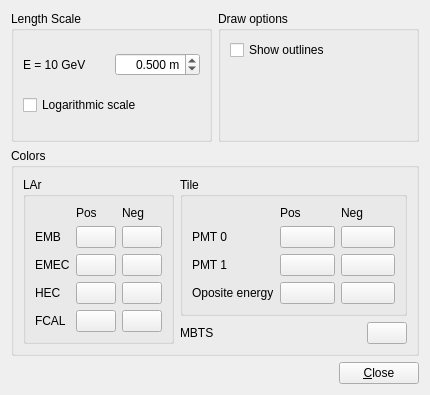
<ui version="4.0" >
 <class>frmCaloCellVisOptions</class>
 <widget class="QWidget" name="frmCaloCellVisOptions" >
  <property name="geometry" >
   <rect>
    <x>0</x>
    <y>0</y>
    <width>430</width>
    <height>395</height>
   </rect>
  </property>
  <property name="windowTitle" >
   <string>Calo Cell VisOptions</string>
  </property>
  <layout class="QGridLayout" name="gridLayout_5" >
   <item row="0" column="0" >
    <widget class="QGroupBox" name="grbxScale" >
     <property name="title" >
      <string>Length Scale</string>
     </property>
     <layout class="QGridLayout" name="gridLayout_4" >
      <item row="0" column="0" >
       <widget class="QLabel" name="lblScale" >
        <property name="text" >
         <string>E = 10 GeV</string>
        </property>
       </widget>
      </item>
      <item row="0" column="1" >
       <widget class="QDoubleSpinBox" name="dspbxScale" >
        <property name="toolTip" >
         <string>Set the absolute energy scale. The value here will be the length of a cluster with an energy of 10 GeV.</string>
        </property>
        <property name="alignment" >
         <set>Qt::AlignRight|Qt::AlignTrailing|Qt::AlignVCenter</set>
        </property>
        <property name="prefix" >
         <string/>
        </property>
        <property name="suffix" >
         <string> m</string>
        </property>
        <property name="decimals" >
         <number>3</number>
        </property>
        <property name="minimum" >
         <double>0.001000000000000</double>
        </property>
        <property name="maximum" >
         <double>9.990000000000000</double>
        </property>
        <property name="singleStep" >
         <double>0.050000000000000</double>
        </property>
        <property name="value" >
         <double>0.500000000000000</double>
        </property>
       </widget>
      </item>
      <item row="1" column="0" colspan="2" >
       <widget class="QCheckBox" name="chbxLogscale" >
        <property name="text" >
         <string>Logarithmic scale</string>
        </property>
       </widget>
      </item>
     </layout>
    </widget>
   </item>
   <item row="0" column="1" >
    <widget class="QGroupBox" name="grbxDrawOptions" >
     <property name="title" >
      <string>Draw options</string>
     </property>
     <layout class="QGridLayout" name="gridLayout_3" >
      <item row="0" column="0" >
       <widget class="QCheckBox" name="chbxShowOutlines" >
        <property name="text" >
         <string>Show outlines</string>
        </property>
       </widget>
      </item>
      <item row="1" column="0" >
       <widget class="VP1DrawOptionsWidget" native="1" name="wdgDrawOptions" />
      </item>
     </layout>
    </widget>
   </item>
   <item row="1" column="0" colspan="2" >
    <widget class="QGroupBox" name="grbxColors" >
     <property name="title" >
      <string>Colors</string>
     </property>
     <layout class="QGridLayout" name="gridLayout_2" >
      <item rowspan="2" row="0" column="0" >
       <widget class="QGroupBox" name="grbxLArColors" >
        <property name="title" >
         <string>LAr</string>
        </property>
        <layout class="QGridLayout" name="_2" >
         <item row="0" column="1" >
          <widget class="QLabel" name="lblLArPosColor" >
           <property name="text" >
            <string>Pos</string>
           </property>
          </widget>
         </item>
         <item row="0" column="2" >
          <widget class="QLabel" name="lblLArNegColor" >
           <property name="text" >
            <string>Neg</string>
           </property>
          </widget>
         </item>
         <item row="1" column="0" >
          <widget class="QLabel" name="lblLArEMBColor" >
           <property name="text" >
            <string>EMB</string>
           </property>
          </widget>
         </item>
         <item row="1" column="1" >
          <widget class="VP1MaterialButton" name="matbutLArEMBColorPos" >
           <property name="text" >
            <string/>
           </property>
          </widget>
         </item>
         <item row="1" column="2" >
          <widget class="VP1MaterialButton" name="matbutLArEMBColorNeg" >
           <property name="text" >
            <string/>
           </property>
          </widget>
         </item>
         <item row="2" column="0" >
          <widget class="QLabel" name="lblLArEMECColor" >
           <property name="text" >
            <string>EMEC</string>
           </property>
          </widget>
         </item>
         <item row="2" column="1" >
          <widget class="VP1MaterialButton" name="matbutLArEMECColorPos" >
           <property name="text" >
            <string/>
           </property>
          </widget>
         </item>
         <item row="2" column="2" >
          <widget class="VP1MaterialButton" name="matbutLArEMECColorNeg" >
           <property name="text" >
            <string/>
           </property>
          </widget>
         </item>
         <item row="3" column="0" >
          <widget class="QLabel" name="lblLArHECColor" >
           <property name="text" >
            <string>HEC</string>
           </property>
          </widget>
         </item>
         <item row="3" column="1" >
          <widget class="VP1MaterialButton" name="matbutLArHECColorPos" >
           <property name="text" >
            <string/>
           </property>
          </widget>
         </item>
         <item row="3" column="2" >
          <widget class="VP1MaterialButton" name="matbutLArHECColorNeg" >
           <property name="text" >
            <string/>
           </property>
          </widget>
         </item>
         <item row="4" column="0" >
          <widget class="QLabel" name="lblLArFCALColor" >
           <property name="text" >
            <string>FCAL</string>
           </property>
          </widget>
         </item>
         <item row="4" column="1" >
          <widget class="VP1MaterialButton" name="matbutLArFCALColorPos" >
           <property name="text" >
            <string/>
           </property>
          </widget>
         </item>
         <item row="4" column="2" >
          <widget class="VP1MaterialButton" name="matbutLArFCALColorNeg" >
           <property name="text" >
            <string/>
           </property>
          </widget>
         </item>
        </layout>
       </widget>
      </item>
      <item row="0" column="1" colspan="3" >
       <widget class="QGroupBox" name="grbxTileColors" >
        <property name="title" >
         <string>Tile</string>
        </property>
        <layout class="QGridLayout" name="gridLayout" >
         <property name="margin" >
          <number>9</number>
         </property>
         <item row="0" column="1" >
          <widget class="QLabel" name="lblTilePosColor" >
           <property name="text" >
            <string>Pos</string>
           </property>
          </widget>
         </item>
         <item row="0" column="2" >
          <widget class="QLabel" name="lblTileNegColor" >
           <property name="text" >
            <string>Neg</string>
           </property>
          </widget>
         </item>
         <item row="1" column="0" >
          <widget class="QLabel" name="lblTileColorPMT0" >
           <property name="text" >
            <string>PMT 0</string>
           </property>
          </widget>
         </item>
         <item row="1" column="1" >
          <widget class="VP1MaterialButton" name="matbutTileColorPosPMT0" >
           <property name="text" >
            <string/>
           </property>
          </widget>
         </item>
         <item row="1" column="2" >
          <widget class="VP1MaterialButton" name="matbutTileColorNegPMT0" >
           <property name="text" >
            <string/>
           </property>
          </widget>
         </item>
         <item row="2" column="0" >
          <widget class="QLabel" name="lblTileColorPMT1" >
           <property name="text" >
            <string>PMT 1</string>
           </property>
          </widget>
         </item>
         <item row="2" column="1" >
          <widget class="VP1MaterialButton" name="matbutTileColorPosPMT1" >
           <property name="text" >
            <string/>
           </property>
          </widget>
         </item>
         <item row="2" column="2" >
          <widget class="VP1MaterialButton" name="matbutTileColorNegPMT1" >
           <property name="text" >
            <string/>
           </property>
          </widget>
         </item>
         <item row="3" column="0" >
          <widget class="QLabel" name="lblTileColorOposite" >
           <property name="text" >
            <string>Oposite energy</string>
           </property>
          </widget>
         </item>
         <item row="3" column="1" >
          <widget class="VP1MaterialButton" name="matbutTileColorPosNeg" >
           <property name="text" >
            <string/>
           </property>
          </widget>
         </item>
         <item row="3" column="2" >
          <widget class="VP1MaterialButton" name="matbutTileColorNegPos" >
           <property name="text" >
            <string/>
           </property>
          </widget>
         </item>
        </layout>
       </widget>
      </item>
      <item row="1" column="1" >
       <widget class="QLabel" name="lblMbtsColor" >
        <property name="text" >
         <string>MBTS</string>
        </property>
       </widget>
      </item>
      <item row="1" column="2" >
       <spacer name="horizontalSpacer" >
        <property name="orientation" >
         <enum>Qt::Horizontal</enum>
        </property>
        <property name="sizeHint" stdset="0" >
         <size>
          <width>40</width>
          <height>20</height>
         </size>
        </property>
       </spacer>
      </item>
      <item row="1" column="3" >
       <widget class="VP1MaterialButton" name="matbutMbts" >
        <property name="text" >
         <string/>
        </property>
       </widget>
      </item>
     </layout>
    </widget>
   </item>
   <item row="2" column="0" colspan="2" >
    <layout class="QHBoxLayout" name="horizontalLayout" >
     <item>
      <spacer name="horizontalSpacer_2" >
       <property name="orientation" >
        <enum>Qt::Horizontal</enum>
       </property>
       <property name="sizeHint" stdset="0" >
        <size>
         <width>268</width>
         <height>20</height>
        </size>
       </property>
      </spacer>
     </item>
     <item>
      <widget class="QPushButton" name="pushButton_close" >
       <property name="text" >
        <string>&amp;Close</string>
       </property>
      </widget>
     </item>
    </layout>
   </item>
  </layout>
 </widget>
 <customwidgets>
  <customwidget>
   <class>VP1DrawOptionsWidget</class>
   <extends>QWidget</extends>
   <header>VP1Base/VP1DrawOptionsWidget.h</header>
   <container>1</container>
  </customwidget>
  <customwidget>
   <class>VP1MaterialButton</class>
   <extends>QPushButton</extends>
   <header>VP1Base/VP1MaterialButton.h</header>
  </customwidget>
 </customwidgets>
 <resources/>
 <connections/>
</ui>
